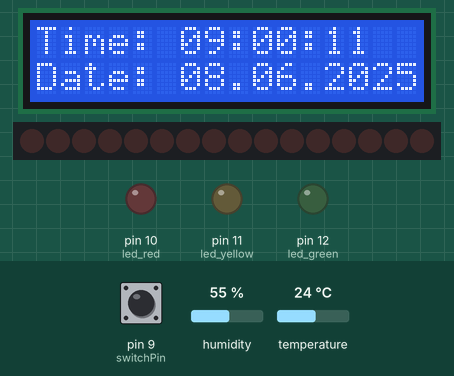
The sketch below on a simulated Arduino Uno, built with avr-gcc and run on an emulated ATmega328P. Shown: 16×2 character LCD, 16 shift-register outputs drawn as a row of LEDs (first output left, lit = HIGH), output pins drawn as LEDs (lit = HIGH). The test bench sets the inputs (shaded band); at power-on: pin 9 (switchPin) LOW, humidity 55 %, temperature 24 °C. The local clock reads 2024-03-15 10:24:30 at power-on unless the sketch sets it; pins used as bus, display or sensor lines are not drawn.

Above: at 1.6 s.
1.7 s: pin 9 (switchPin) pulled HIGH for 0.15 s
At 2.8 s:
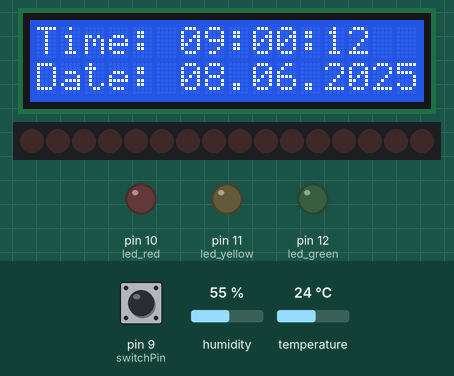
5.5 s: humidity set to 22 %
At 8.5 s:
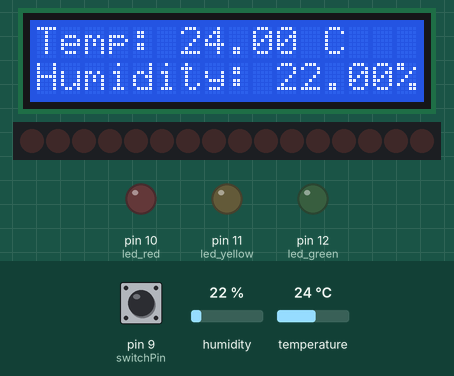
19.0 s: temperature set to 12 °C
At 21.5 s:
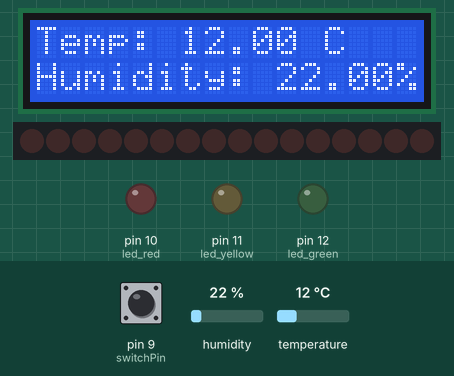
22.5 s: humidity set to 40 %
At 24.5 s:
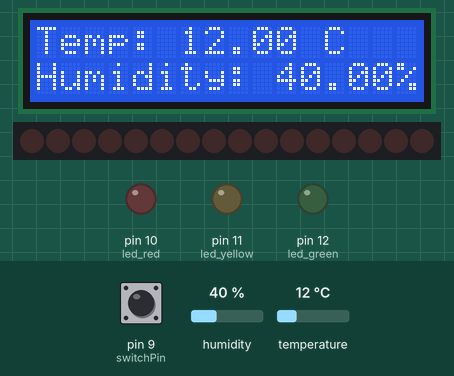
25.0 s: temperature set to 19 °C
At 26.4 s:
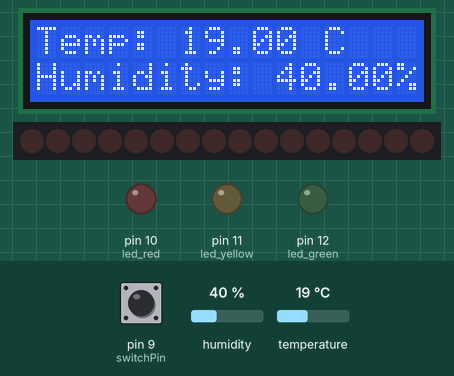
Timing chart, 0 to 28.0 s (numbered marks = the images above; inputs shaded):
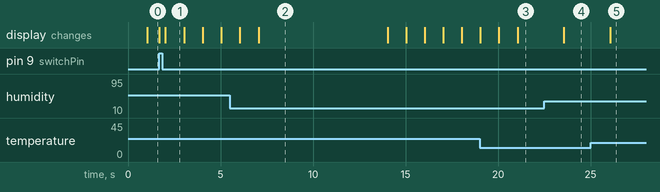

Measured:
- after the input at 22.5 s, the display: changes after 1.1 s (image 4)
- after the input at 25.0 s, the display: changes after 1.1 s (image 5)
- what the display in image 1 shows lasts 1.0 s, from 2.0 s to 3.0 s
- what the display in image 2 shows lasts 6.9 s, from 7.1 s to 14.0 s

The sketch:

Arduino_code.ino
```cpp
// Include necessary libraries
#include <Wire.h>
#include <LiquidCrystal_I2C.h>
#include <DS3231.h>
#include <DHT.h>
#include <EEPROM.h>

// Define DHT sensor pin and type
#define DHTPIN 13
#define DHTTYPE DHT11

// Initialize DHT sensor
DHT dht(DHTPIN, DHTTYPE);

// Variables for switching between time/date and temp/humidity on LCD
unsigned long lastSwitchTime = 0;
bool showTimeDate = true;

// Define pins for shift register and LEDs
int clockpin = 2;
int latchpin = 3;
int datapin = 4;
int led_red = 10;
int led_yellow = 11;
int led_green = 12;
int switchPin = 9; // Mode switch input

// 7-segment display patterns for digits 0-9
int segdisp[10] = {
  0b00111111, 0b00000110, 0b01011011, 0b01001111,
  0b01100110, 0b01101101, 0b01111101, 0b00100111,
  0b01111111, 0b01101111
};

// Initialize LCD and RTC
LiquidCrystal_I2C lcd(0x27, 16, 2);
DS3231 rtc(SDA, SCL);

// Arrays to store timing and repeat data for 8 time frames
int green_times[8], yellow_times[8], red_times[8], repeat_counts[8], repeat_count_blink = 0;

// Write int array to EEPROM
void writeIntArrayToEEPROM(int startAddr, int* data, int length) {
  for (int i = 0; i < length; i++) {
    EEPROM.put(startAddr + i * sizeof(int), data[i]);
  }
}

// Read int array to EEPROM
void readIntArrayFromEEPROM(int startAddr, int* data, int length) {
  for (int i = 0; i < length; i++) {
    EEPROM.get(startAddr + i * sizeof(int), data[i]);
  }
}

void setup() {
  Serial.begin(9600); // Start serial communication

  // Set pin modes for shift register and LEDs
  pinMode(latchpin, OUTPUT);
  pinMode(clockpin, OUTPUT);
  pinMode(datapin, OUTPUT);
  pinMode(led_red, OUTPUT);
  pinMode(led_yellow, OUTPUT);
  pinMode(led_green, OUTPUT);
  pinMode(switchPin, INPUT);

  // Initialize I2C, LCD, DHT and RTC
  Wire.begin();
  lcd.init();
  lcd.backlight();
  dht.begin();
  rtc.begin();

  // Set time and date (manual setup)
  rtc.setDOW(WEDNESDAY);     // Set day of the week
  rtc.setTime(9, 00, 10);     // Set hours, minutes, seconds
  rtc.setDate(8, 6, 2025);   // Date

  // Read data from EEPROM
  int addr = 0;
  readIntArrayFromEEPROM(addr, green_times, 8); addr += 8 * sizeof(int);
  readIntArrayFromEEPROM(addr, yellow_times, 8); addr += 8 * sizeof(int);
  readIntArrayFromEEPROM(addr, red_times, 8); addr += 8 * sizeof(int);
  readIntArrayFromEEPROM(addr, repeat_counts, 8); addr += 8 * sizeof(int);
  EEPROM.get(addr, repeat_count_blink);

  // Display current time and date when system starts
  lcd.setCursor(0, 0);
  lcd.print("Time: ");
  lcd.print(rtc.getTimeStr());
  lcd.setCursor(0, 1);
  lcd.print("Date: ");
  lcd.print(rtc.getDateStr());
}

// Countdown function for a specific time and LED
void countdown(int start, int led) {
  digitalWrite(led, HIGH);
  unsigned long lastUpdate = millis();

  for (int z = start; z >= 0; z--) {
    displayNumber(z); // Display the current number

   // Wait exactly 1000ms but not block
    while (millis() - lastUpdate < 1000) {
      if (digitalRead(switchPin) == HIGH) {
        turnOffAll();
        return;
      }
      updateLCD(); // Update LCD
    }
    lastUpdate += 1000; // Update next time point
  }

  digitalWrite(led, LOW);
}


// Turn off all LEDs and clear 7-segment display
void turnOffAll() {
  digitalWrite(led_red, LOW);
  digitalWrite(led_yellow, LOW);
  digitalWrite(led_green, LOW);
  digitalWrite(latchpin, LOW);
  shiftOut(datapin, clockpin, MSBFIRST, 0x00);
  shiftOut(datapin, clockpin, MSBFIRST, 0x00);
  digitalWrite(latchpin, HIGH);
}

// Display a two-digit number on the 7-segment display
void displayNumber(int num) {
  int e = num / 10;
  int c = num % 10;
  digitalWrite(latchpin, LOW);
  shiftOut(datapin, clockpin, MSBFIRST, segdisp[c]);
  shiftOut(datapin, clockpin, MSBFIRST, segdisp[e]);
  digitalWrite(latchpin, HIGH);
}

// Blink yellow LED mode, used at night or special modes
void blinkYellow(int times = 1) {
  turnOffAll();
  for (int i = 0; i < times; i++) {
    unsigned long start = millis();

    while (millis() - start < 1000) { // Bật đèn trong 1 giây
      if (digitalRead(switchPin) == HIGH) {
        turnOffAll();
        return;
      }
      digitalWrite(led_yellow, HIGH);
      updateLCD();
    }

    start = millis(); // Reset thời điểm để đếm tiếp

    while (millis() - start < 1000) { // Tắt đèn trong 1 giây
      if (digitalRead(switchPin) == HIGH) {
        turnOffAll();
        return;
      }
      digitalWrite(led_yellow, LOW);
      updateLCD();
    }
  }
}

// Alternate between displaying time/date and temperature/humidity every 7 seconds
void updateLCD() {
  static bool lastShowTimeDate = true;
  static unsigned long lastUpdate = 0;

  if (millis() - lastSwitchTime >= 7000) {
    showTimeDate = !showTimeDate;
    lastSwitchTime = millis();
  }

  // Chỉ update LCD mỗi 500ms để tránh nháy
  if (millis() - lastUpdate < 500) return;
  lastUpdate = millis();

  if (showTimeDate != lastShowTimeDate) {
    lcd.clear();
    lastShowTimeDate = showTimeDate;
  }

  if (showTimeDate) {
    lcd.setCursor(0, 0);
    lcd.print("Time: ");
    lcd.print(rtc.getTimeStr());
    lcd.setCursor(0, 1);
    lcd.print("Date: ");
    lcd.print(rtc.getDateStr());
  } else {
    lcd.setCursor(0, 0);
    lcd.print("Temp: ");
    lcd.print(dht.readTemperature());
    lcd.print(" C  ");
    lcd.setCursor(0, 1);
    lcd.print("Humidity: ");
    lcd.print(dht.readHumidity());
    lcd.print("%  ");
  }
}

void loop() {
  // Read timing data from serial input, e.g., from a Python program
  if (Serial.available()) {
    String input = Serial.readStringUntil('\n');
    sscanf(input.c_str(), "%d,%d,%d,%d,%d,%d,%d,%d,%d,%d,%d,%d,%d,%d,%d,%d,%d,%d,%d,%d,%d,%d,%d,%d,%d,%d,%d,%d,%d,%d,%d,%d,%d",
           &green_times[0], &yellow_times[0], &red_times[0], &repeat_counts[0],
           &green_times[1], &yellow_times[1], &red_times[1], &repeat_counts[1],
           &green_times[2], &yellow_times[2], &red_times[2], &repeat_counts[2],
           &green_times[3], &yellow_times[3], &red_times[3], &repeat_counts[3],
           &green_times[4], &yellow_times[4], &red_times[4], &repeat_counts[4],
           &green_times[5], &yellow_times[5], &red_times[5], &repeat_counts[5],
           &green_times[6], &yellow_times[6], &red_times[6], &repeat_counts[6],
           &green_times[7], &yellow_times[7], &red_times[7], &repeat_counts[7],
           &repeat_count_blink);

    // Save to EEPROM
    int addr = 0;
    writeIntArrayToEEPROM(addr, green_times, 8); addr += 8 * sizeof(int);
    writeIntArrayToEEPROM(addr, yellow_times, 8); addr += 8 * sizeof(int);
    writeIntArrayToEEPROM(addr, red_times, 8); addr += 8 * sizeof(int);
    writeIntArrayToEEPROM(addr, repeat_counts, 8); addr += 8 * sizeof(int);
    EEPROM.put(addr, repeat_count_blink);
  }

  // Check switch status once at the top
  bool switchState = digitalRead(switchPin);

  if (switchState == LOW) {
    for (int i = 0; i < 8; i++) {
      for (int j = 0; j < repeat_counts[i]; j++) {
        if (digitalRead(switchPin) == HIGH) {
          turnOffAll();
          return;
        }
        countdown(green_times[i], led_green);
        if (digitalRead(switchPin) == HIGH) {
          turnOffAll();
          return;
        }
        countdown(yellow_times[i], led_yellow);
        if (digitalRead(switchPin) == HIGH) {
          turnOffAll();
          return;
        }
        countdown(red_times[i], led_red);
      }
    }

    for (int k = 0; k < repeat_count_blink; k++) {
      if (digitalRead(switchPin) == HIGH) {
        turnOffAll();
        return;
      }
      blinkYellow(1);
    }
  } else {
    turnOffAll();
    delay(100); // Giảm tần suất kiểm tra LCD để tránh chớp tắt
  }

  updateLCD();
}
```
